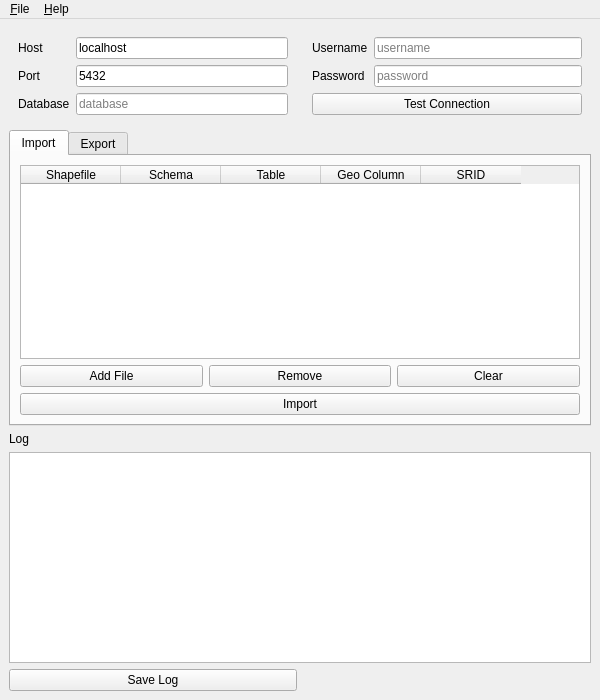
<?xml version="1.0" encoding="UTF-8"?>
<ui version="4.0">
 <class>MainWindow</class>
 <widget class="QMainWindow" name="MainWindow">
  <property name="geometry">
   <rect>
    <x>0</x>
    <y>0</y>
    <width>600</width>
    <height>700</height>
   </rect>
  </property>
  <property name="windowTitle">
   <string>Shp2PgsqlGUI</string>
  </property>
  <widget class="QWidget" name="centralwidget">
   <layout class="QGridLayout" name="gridLayout">
    <item row="3" column="0" colspan="2">
     <widget class="QPlainTextEdit" name="txt_log">
      <property name="readOnly">
       <bool>true</bool>
      </property>
     </widget>
    </item>
    <item row="2" column="0">
     <widget class="QLabel" name="lbl_log">
      <property name="text">
       <string>Log</string>
      </property>
     </widget>
    </item>
    <item row="5" column="0">
     <widget class="QPushButton" name="btn_save_log">
      <property name="text">
       <string>Save Log</string>
      </property>
     </widget>
    </item>
    <item row="0" column="0">
     <widget class="QWidget" name="widget_tl" native="true">
      <layout class="QGridLayout" name="gridLayout_3">
       <item row="0" column="0">
        <widget class="QLabel" name="lbl_host">
         <property name="text">
          <string>Host</string>
         </property>
        </widget>
       </item>
       <item row="0" column="1">
        <widget class="QLineEdit" name="fld_host">
         <property name="text">
          <string>localhost</string>
         </property>
         <property name="placeholderText">
          <string>host</string>
         </property>
        </widget>
       </item>
       <item row="1" column="0">
        <widget class="QLabel" name="lbl_port">
         <property name="text">
          <string>Port</string>
         </property>
        </widget>
       </item>
       <item row="1" column="1">
        <widget class="QLineEdit" name="fld_port">
         <property name="text">
          <string>5432</string>
         </property>
         <property name="placeholderText">
          <string>port</string>
         </property>
        </widget>
       </item>
       <item row="2" column="0">
        <widget class="QLabel" name="lbl_dbname">
         <property name="text">
          <string>Database</string>
         </property>
        </widget>
       </item>
       <item row="2" column="1">
        <widget class="QLineEdit" name="fld_dbname">
         <property name="placeholderText">
          <string>database</string>
         </property>
        </widget>
       </item>
      </layout>
     </widget>
    </item>
    <item row="0" column="1">
     <widget class="QWidget" name="widget_tr" native="true">
      <layout class="QGridLayout" name="gridLayout_2">
       <item row="0" column="0">
        <widget class="QLabel" name="lbl_user">
         <property name="text">
          <string>Username</string>
         </property>
        </widget>
       </item>
       <item row="0" column="1">
        <widget class="QLineEdit" name="fld_user">
         <property name="placeholderText">
          <string>username</string>
         </property>
        </widget>
       </item>
       <item row="1" column="0">
        <widget class="QLabel" name="lbl_password">
         <property name="text">
          <string>Password</string>
         </property>
        </widget>
       </item>
       <item row="1" column="1">
        <widget class="QLineEdit" name="fld_password">
         <property name="echoMode">
          <enum>QLineEdit::Password</enum>
         </property>
         <property name="placeholderText">
          <string>password</string>
         </property>
        </widget>
       </item>
       <item row="2" column="0" colspan="2">
        <widget class="QPushButton" name="btn_test">
         <property name="text">
          <string>Test Connection</string>
         </property>
        </widget>
       </item>
      </layout>
     </widget>
    </item>
    <item row="1" column="0" colspan="2">
     <widget class="QTabWidget" name="tabWidget">
      <property name="currentIndex">
       <number>0</number>
      </property>
      <widget class="QWidget" name="tab">
       <attribute name="title">
        <string>Import</string>
       </attribute>
       <layout class="QGridLayout" name="gridLayout_4">
        <item row="1" column="2">
         <widget class="QPushButton" name="btn_clear">
          <property name="text">
           <string>Clear</string>
          </property>
         </widget>
        </item>
        <item row="1" column="1">
         <widget class="QPushButton" name="btn_remove">
          <property name="text">
           <string>Remove</string>
          </property>
         </widget>
        </item>
        <item row="1" column="0">
         <widget class="QPushButton" name="btn_add">
          <property name="text">
           <string>Add File</string>
          </property>
         </widget>
        </item>
        <item row="0" column="0" colspan="3">
         <widget class="QTableWidget" name="tbl_file">
          <column>
           <property name="text">
            <string>Shapefile</string>
           </property>
          </column>
          <column>
           <property name="text">
            <string>Schema</string>
           </property>
          </column>
          <column>
           <property name="text">
            <string>Table</string>
           </property>
          </column>
          <column>
           <property name="text">
            <string>Geo Column</string>
           </property>
          </column>
          <column>
           <property name="text">
            <string>SRID</string>
           </property>
          </column>
         </widget>
        </item>
        <item row="2" column="0" colspan="3">
         <widget class="QPushButton" name="btn_import">
          <property name="text">
           <string>Import</string>
          </property>
         </widget>
        </item>
       </layout>
      </widget>
      <widget class="QWidget" name="tab_2">
       <attribute name="title">
        <string>Export</string>
       </attribute>
       <layout class="QGridLayout" name="gridLayout_5">
        <item row="1" column="0">
         <widget class="QPushButton" name="btn_fetch">
          <property name="text">
           <string>Fetch</string>
          </property>
         </widget>
        </item>
        <item row="1" column="2">
         <widget class="QPushButton" name="btn_clear2">
          <property name="text">
           <string>Clear</string>
          </property>
         </widget>
        </item>
        <item row="0" column="0" colspan="3">
         <widget class="QTableWidget" name="tbl_table">
          <property name="editTriggers">
           <set>QAbstractItemView::NoEditTriggers</set>
          </property>
          <column>
           <property name="text">
            <string>Schema</string>
           </property>
          </column>
          <column>
           <property name="text">
            <string>Table</string>
           </property>
          </column>
          <column>
           <property name="text">
            <string>Geo Column</string>
           </property>
          </column>
          <column>
           <property name="text">
            <string>Destination</string>
           </property>
          </column>
         </widget>
        </item>
        <item row="1" column="1">
         <widget class="QPushButton" name="btn_remove2">
          <property name="text">
           <string>Remove</string>
          </property>
         </widget>
        </item>
        <item row="2" column="0" colspan="3">
         <widget class="QPushButton" name="btn_export">
          <property name="text">
           <string>Export</string>
          </property>
         </widget>
        </item>
       </layout>
      </widget>
     </widget>
    </item>
   </layout>
  </widget>
  <widget class="QMenuBar" name="menubar">
   <property name="geometry">
    <rect>
     <x>0</x>
     <y>0</y>
     <width>600</width>
     <height>22</height>
    </rect>
   </property>
   <widget class="QMenu" name="menu_File">
    <property name="title">
     <string>&amp;File</string>
    </property>
    <addaction name="act_add"/>
   </widget>
   <widget class="QMenu" name="menu_Help">
    <property name="title">
     <string>&amp;Help</string>
    </property>
    <addaction name="act_about"/>
   </widget>
   <addaction name="menu_File"/>
   <addaction name="menu_Help"/>
  </widget>
  <action name="act_add">
   <property name="text">
    <string>&amp;Add File</string>
   </property>
  </action>
  <action name="act_about">
   <property name="text">
    <string>About</string>
   </property>
  </action>
 </widget>
 <tabstops>
  <tabstop>fld_host</tabstop>
  <tabstop>fld_port</tabstop>
  <tabstop>fld_dbname</tabstop>
  <tabstop>fld_user</tabstop>
  <tabstop>fld_password</tabstop>
  <tabstop>btn_test</tabstop>
  <tabstop>tabWidget</tabstop>
  <tabstop>txt_log</tabstop>
  <tabstop>btn_save_log</tabstop>
  <tabstop>tbl_file</tabstop>
  <tabstop>btn_add</tabstop>
  <tabstop>btn_remove</tabstop>
  <tabstop>btn_clear</tabstop>
  <tabstop>btn_import</tabstop>
  <tabstop>tbl_table</tabstop>
  <tabstop>btn_fetch</tabstop>
  <tabstop>btn_remove2</tabstop>
  <tabstop>btn_clear2</tabstop>
  <tabstop>btn_export</tabstop>
 </tabstops>
 <resources/>
 <connections/>
</ui>
